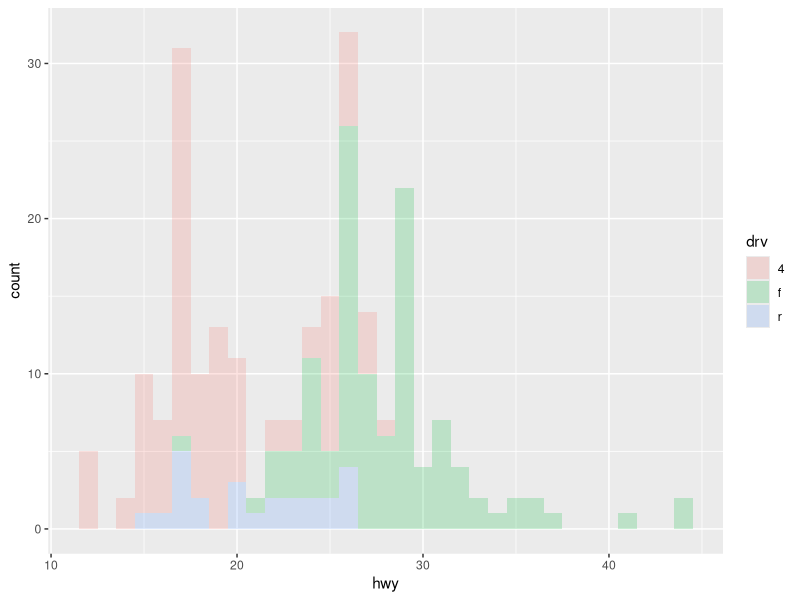
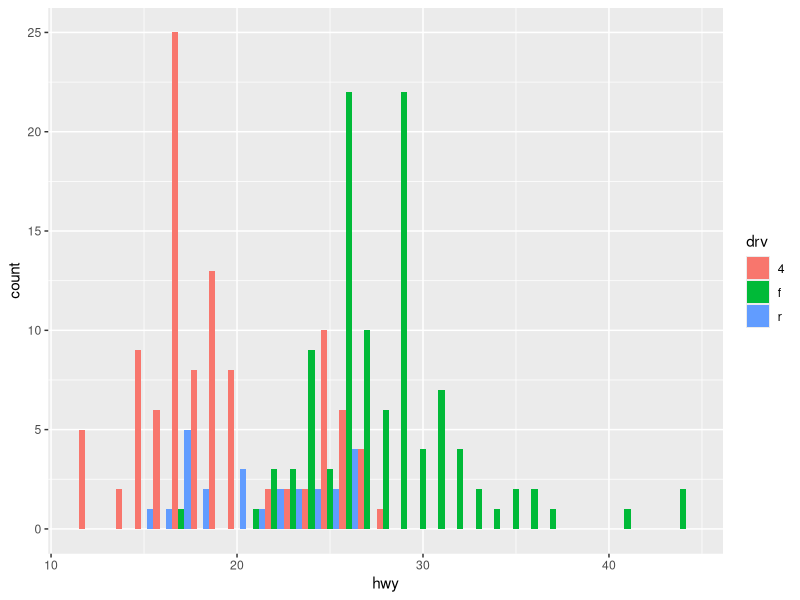
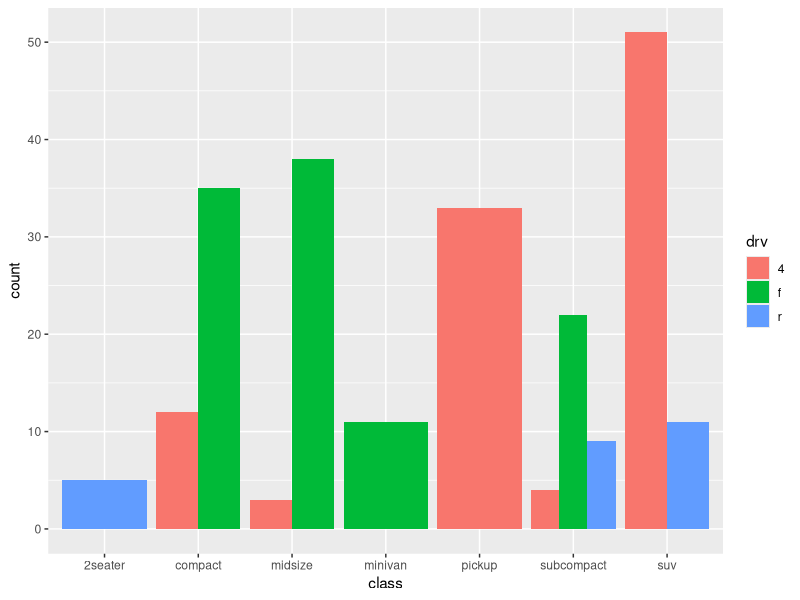

These charts were generated, in order, by the following R code:
library(tidyverse)

ggplot(data = mpg) +
  geom_histogram(
    mapping = aes(x = hwy, fill = drv),
    binwidth = 1,
    alpha = 0.2
  )

ggplot(data = mpg) +
  geom_histogram(
    mapping = aes(x = hwy, fill = drv),
    binwidth = 1,
    position = "dodge"
  )

?geom_jitter

?geom_point


ggplot(data = mpg) +
  geom_bar(
    mapping = aes(x = class, fill = drv),
    position = "dodge"
  )
